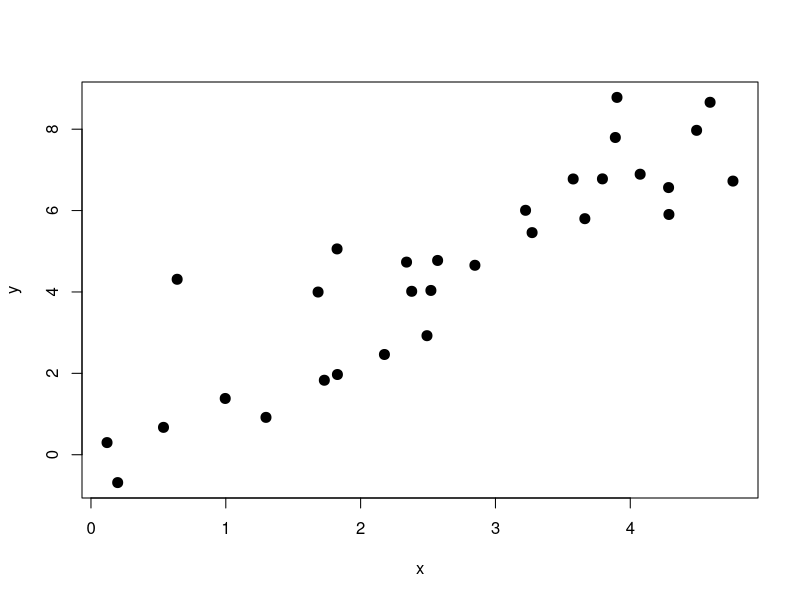

The R script that drew this image: (Note: this script raises an error after producing the figure.)
#--------------------------------#
#--- Step 1: prepare the data ---#
#--------------------------------#
set.seed(2025)
N = 30 # sample size
x = runif(N, 0, 5) # regressor from uniform distribution
e = rnorm(N) # noise is from normal
y = 0.5 + 1.5*x + e
plot(x,y,pch=20,cex=2)

#------------------------------#
#--- Step 2: Draw the model ---#
#------------------------------#
Reg_Mod = keras_model_sequential(input_shape = 1) %>% 
  layer_dense(units = 1, activation = "linear")

summary(Reg_Mod)

# Alternatively, you can specify the input_shape in the first layer
# Reg_Mod = keras_model_sequential() %>% 
#   layer_dense(units = 1, activation = "linear", input_shape = 1)

#---------------------------------#
#--- Step 3: Compile the model ---#
#---------------------------------#
Reg_Mod %>% 
  compile(loss = "mean_squared_error",
          optimizer = optimizer_sgd(learning_rate = 0.05))

#-------------------------------#
#--- Step 4: Train the model ---#
#-------------------------------#
Reg_Mod %>% fit(x, y, epochs = 20, batch_size = N)
# check the weights estimation
get_weights(Reg_Mod)
# compare it with the outputs of 'lm'
lm(y~x)

#------------------#
#--- Prediction ---#
#------------------#
y_pre = predict(Reg_Mod, x)
points(x, y_pre, col = "blue")
points(x, y_pre, type = "l", col = "blue")
